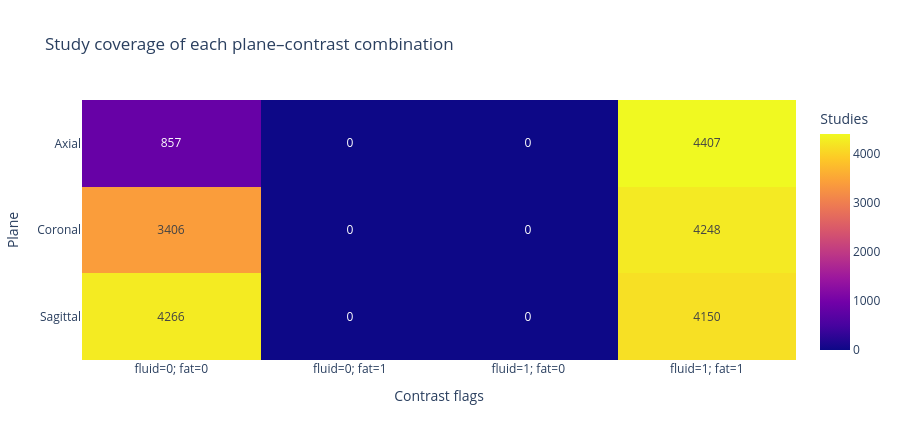

Write notebook code for a chart like this one.
### Code cell
coverage = pd.read_csv(RUN / "plane_contrast_coverage.csv")
matrix = coverage.pivot(index="plane", columns="contrast", values="studies")
fig = px.imshow(matrix, text_auto=True, aspect="auto", title="Study coverage of each plane–contrast combination",
    labels={"x": "Contrast flags", "y": "Plane", "color": "Studies"})
fig.update_layout(height=440)
fig.show(renderer="plotly_mimetype")

### Figure 1 — Plotly figure (JSON) as saved in the notebook; plotly's stock layout.template omitted (floating-point values rounded to 4 significant figures)
{"data": [{"coloraxis": "coloraxis", "hovertemplate": "Contrast flags: %{x}<br>Plane: %{y}<br>Studies: %{z}<extra></extra>", "name": "0", "texttemplate": "%{z}", "type": "heatmap", "x": ["fluid=0; fat=0", "fluid=0; fat=1", "fluid=1; fat=0", "fluid=1; fat=1"], "xaxis": "x", "y": ["Axial", "Coronal", "Sagittal"], "yaxis": "y", "z": [[857, 0, 0, 4407], [3406, 0, 0, 4248], [4266, 0, 0, 4150]]}], "layout": {"coloraxis": {"colorbar": {"title": {"text": "Studies"}}, "colorscale": [[0, "#0d0887"], [0.1111, "#46039f"], [0.2222, "#7201a8"], [0.3333, "#9c179e"], [0.4444, "#bd3786"], [0.5556, "#d8576b"], [0.6667, "#ed7953"], [0.7778, "#fb9f3a"], [0.8889, "#fdca26"], [1, "#f0f921"]]}, "height": 440, "title": {"text": "Study coverage of each plane–contrast combination"}, "xaxis": {"anchor": "y", "domain": [0, 1], "title": {"text": "Contrast flags"}}, "yaxis": {"anchor": "x", "autorange": "reversed", "domain": [0, 1], "title": {"text": "Plane"}}}}
